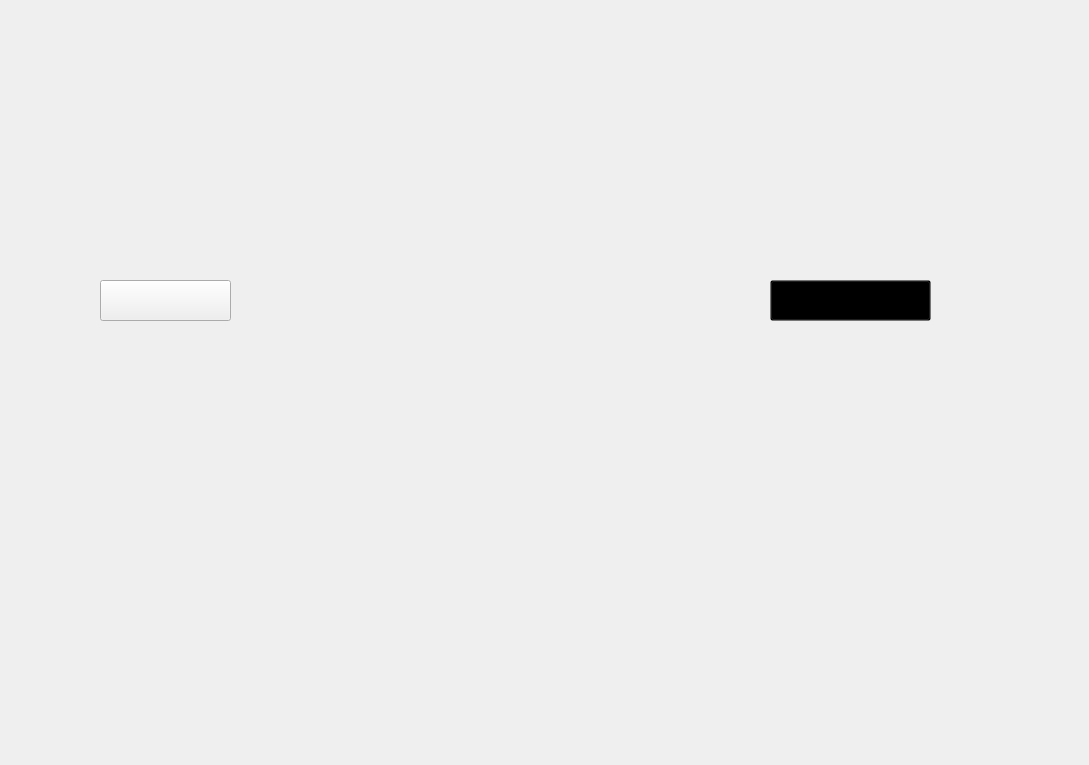
            <widget class="QWidget" name="panel">
             <widget class="QLabel" name="label_18">
              <property name="geometry">
               <rect>
                <x>9</x>
                <y>6</y>
                <width>1071</width>
                <height>750</height>
               </rect>
              </property>
              <property name="styleSheet">
               <string notr="true">background-image: url(Images/kadran.png);</string>
              </property>
              <property name="text">
               <string/>
              </property>
             </widget>
             <widget class="NeedleWidget" name="widget" native="true">
              <property name="geometry">
               <rect>
                <x>80</x>
                <y>340</y>
                <width>871</width>
                <height>21</height>
               </rect>
              </property>
              <property name="styleSheet">
               <string notr="true">background-color: rgba(0, 0, 0, 0);</string>
              </property>
             </widget>
             <widget class="SpeedWidget" name="widget_3" native="true">
              <property name="geometry">
               <rect>
                <x>390</x>
                <y>170</y>
                <width>251</width>
                <height>71</height>
               </rect>
              </property>
              <property name="styleSheet">
               <string notr="true">background-color: rgba(0, 0, 0, 0);</string>
              </property>
             </widget>
             <widget class="BatteryWidget" name="widget_2" native="true">
              <property name="geometry">
               <rect>
                <x>670</x>
                <y>140</y>
                <width>281</width>
                <height>191</height>
               </rect>
              </property>
              <property name="focusPolicy">
               <enum>Qt::NoFocus</enum>
              </property>
              <property name="styleSheet">
               <string notr="true"/>
              </property>
              <widget class="QPushButton" name="widget_2_button">
               <property name="geometry">
                <rect>
                 <x>100</x>
                 <y>140</y>
                 <width>161</width>
                 <height>41</height>
                </rect>
               </property>
               <property name="cursor">
                <cursorShape>PointingHandCursor</cursorShape>
               </property>
               <property name="styleSheet">
                <string notr="true">background-color: rgba(0, 0, 0, 0);</string>
               </property>
               <property name="text">
                <string/>
               </property>
              </widget>
             </widget>
             <widget class="HeatWidget" name="widget_4" native="true">
              <property name="geometry">
               <rect>
                <x>90</x>
                <y>140</y>
                <width>281</width>
                <height>191</height>
               </rect>
              </property>
              <property name="styleSheet">
               <string notr="true"/>
              </property>
              <widget class="QPushButton" name="widget_4_button">
               <property name="geometry">
                <rect>
                 <x>10</x>
                 <y>140</y>
                 <width>131</width>
                 <height>41</height>
                </rect>
               </property>
               <property name="cursor">
                <cursorShape>PointingHandCursor</cursorShape>
               </property>
               <property name="styleSheet">
                <string notr="true"/>
               </property>
               <property name="text">
                <string/>
               </property>
              </widget>
             </widget>
            </widget>
